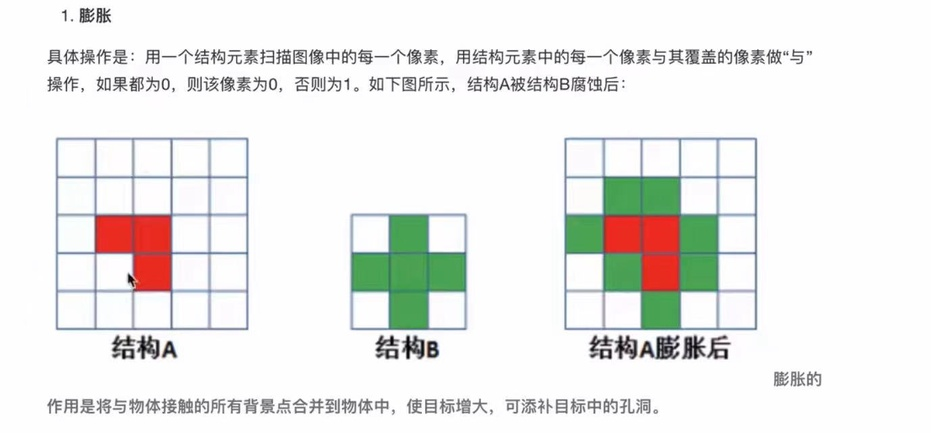
#> input picture Morphology/dilate.jpg, 931 x 433 px, shrunk from 1377 x 640 before the run, found by its file name
$ jupyter execute --allow-errors test.ipynb
#> lines starting #> are read from the running program, lines starting #| are printed output that depends on the picture
形态学操作:

连通性:<span style="color:red;">1.</span>两个像素的位置是否相邻</span><span style="color:green;">(4,8,D[对角]邻接)</span>。<span style="color:red;">2.</span>两个像素的灰度值是否满足特定的相似准则。(具体的定义参考数字图像处理)

混合连通(m连通)：第一种情况：p，q像素是4连通的，那么它俩一定是混合连通的。情况二：p，q对角连通且两像素点的4领域的交集的像素点不符合相似准则

膨胀：就是使图像中高亮的部分扩张，效果图比原图拥有更大的高亮区域，是局部求最大值的操作。具体的操作如下图所示：

[cell 1]
import numpy as np
import cv2 as cv
import matplotlib.pyplot as plt
img_dilate=cv.imread('D:\Code\Opencv\Morphology\dilate.jpg')
#> img_dilate is the input picture: shape (433, 931, 3); mean B, G, R 233.8, 236.1, 235.7
plt.imshow(img_dilate[:,:,::-1])

介绍cv的操作函数<span style="color:green;">dilate(img,kernel,iterations)</span>:img:要操作的图像。kernel:核结构，上图中的结构B。ite：腐蚀的次数

腐蚀：让原图像中的高亮地区被蚕食，效果图比原图拥有更小的高亮地区，是求局部最小值的操作，原理图如下:

[cell 2]
img_erode=cv.imread('D:\Code\Opencv\Morphology\erode.jpg')
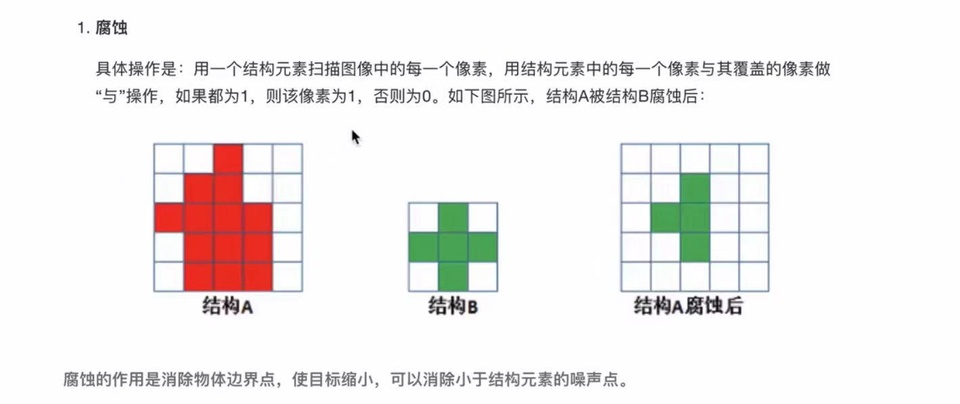
#> input picture Morphology/erode.jpg, 960 x 404 px, shrunk from 1420 x 598 before the run, found by its file name
#> img_erode is the input picture: shape (404, 960, 3); mean B, G, R 237.6, 238.6, 241.7
plt.imshow(img_erode[:,:,::-1])

注意上述有一个错误，就是第二行第三列的像素应该被腐蚀了。

介绍cv的操作函数<span style="color:green;">erode(img,kernel,iterations)</span>，参数意义如上

[cell 3]
img_result=cv.imread('D:\Code\Opencv\Morphology\\result.jpg')
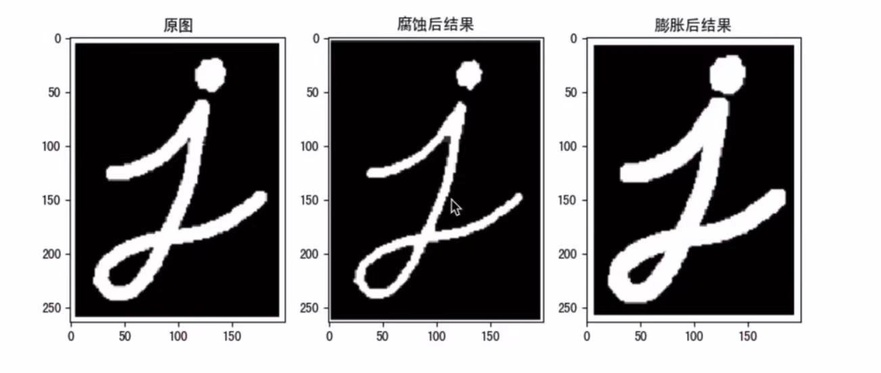
#> input picture Morphology/result.jpg, 881 x 373 px, shrunk from 1303 x 551 before the run, found by its file name
#> img_result is the input picture: shape (373, 881, 3); mean B, G, R 139.5, 138.7, 139.7
plt.imshow(img_result[:,:,::-1])

开运算：

[cell 4]
img_open=cv.imread('D:\Code\Opencv\Morphology\\open.jpg')
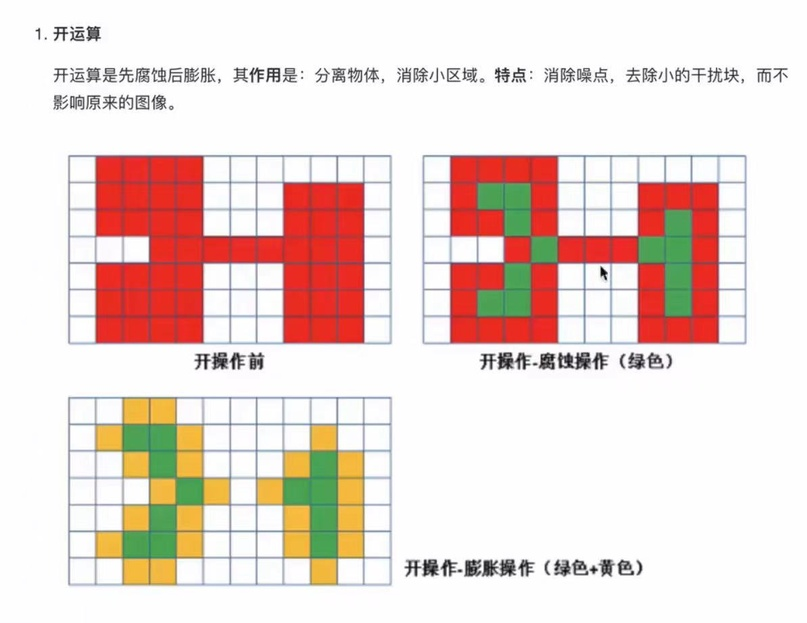
#> input picture Morphology/open.jpg, 807 x 623 px, shrunk from 1193 x 921 before the run, found by its file name
#> img_open is the input picture: shape (623, 807, 3); mean B, G, R 211.2, 217.2, 235.9
plt.imshow(img_open[:,:,::-1])

闭运算：

[cell 5]
img_close=cv.imread('D:\Code\Opencv\Morphology\\close.jpg')
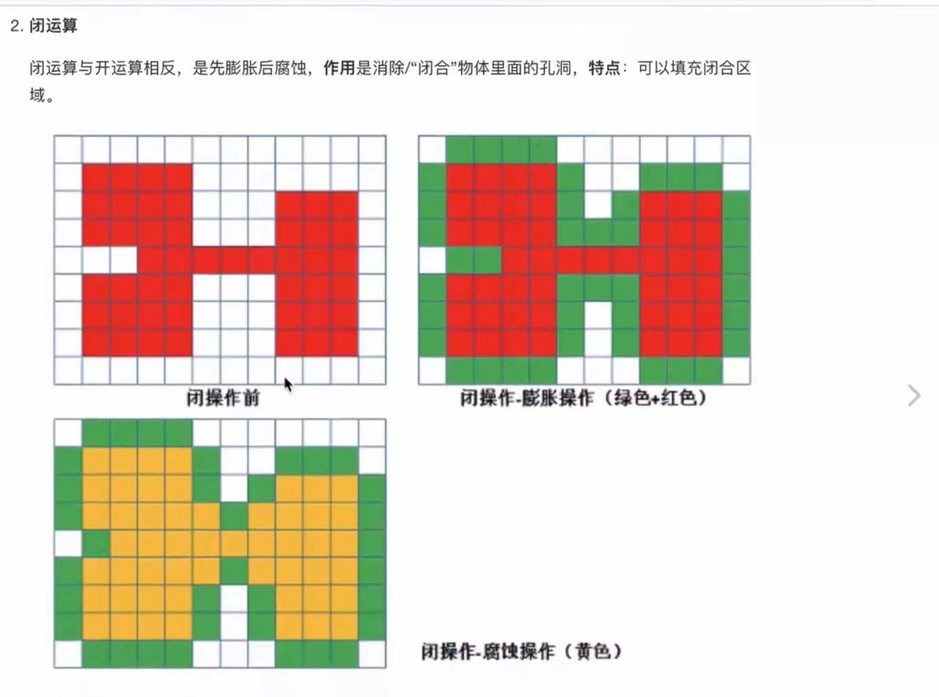
#> input picture Morphology/close.jpg, 939 x 697 px, shrunk from 1389 x 1031 before the run, found by its file name
#> img_close is the input picture: shape (697, 939, 3); mean B, G, R 200.2, 212.9, 227.1
plt.imshow(img_close[:,:,::-1])

实现上述的cv函数为：<span style="color:red;">morphologyEx(img,op,kernel)</span>：这里只解释第二个op参数:op=cv.MORPH_OPEN为开运算，op=cv.MORPH_CLOSE为闭运算

[cell 6]
img_result2=cv.imread('D:\Code\Opencv\Morphology\\result2.jpg')
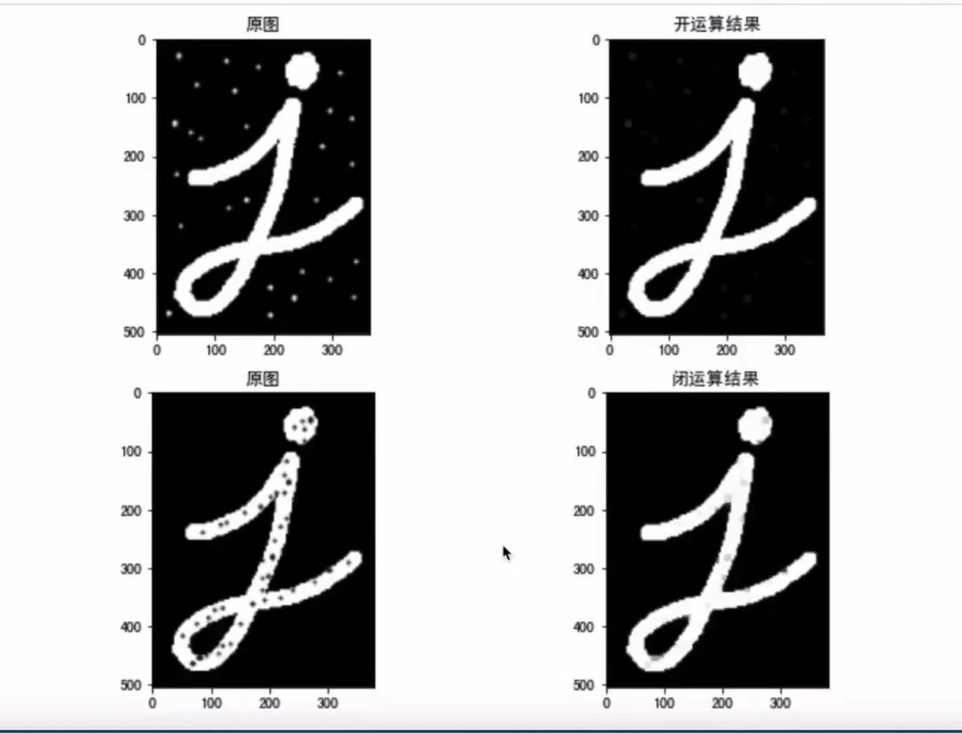
#> input picture Morphology/result2.jpg, 962 x 733 px, shrunk from 1423 x 1084 before the run, found by its file name
#> img_result2 is the input picture: shape (733, 962, 3); mean B, G, R 172.4, 171.9, 172
plt.imshow(img_result2[:,:,::-1])
